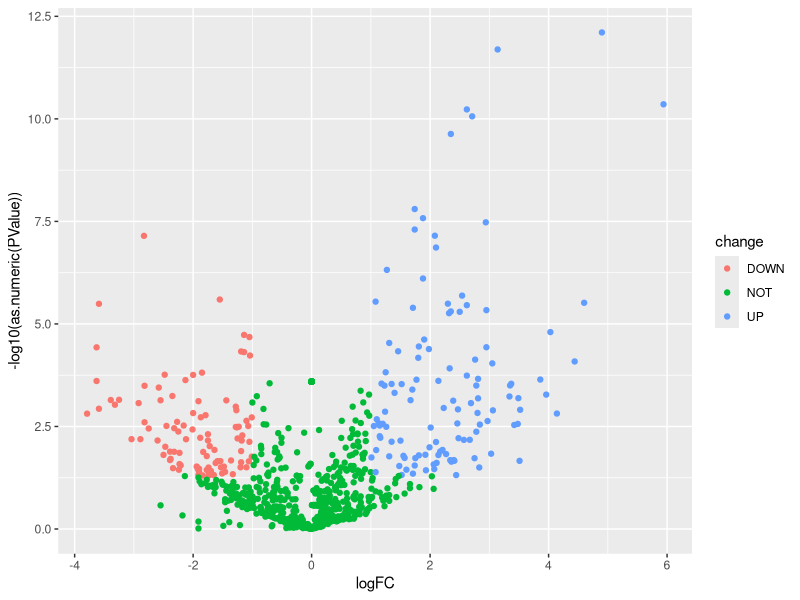
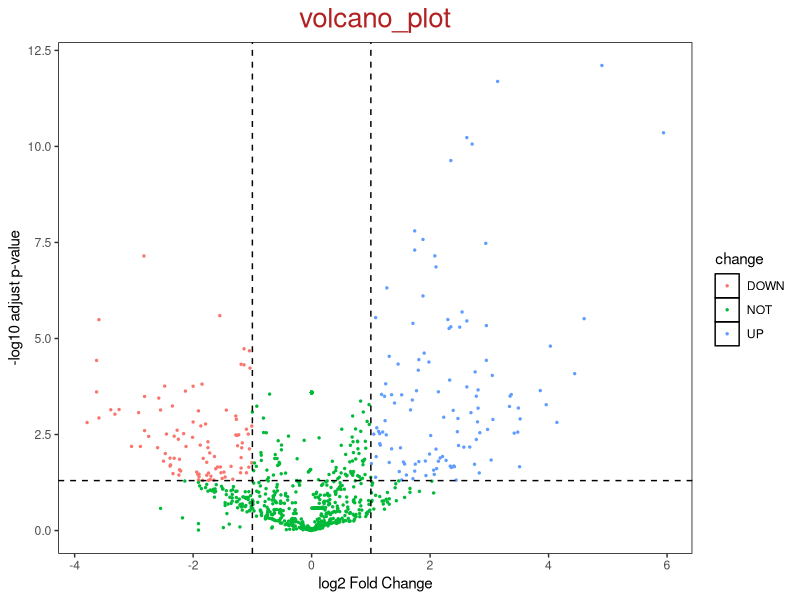
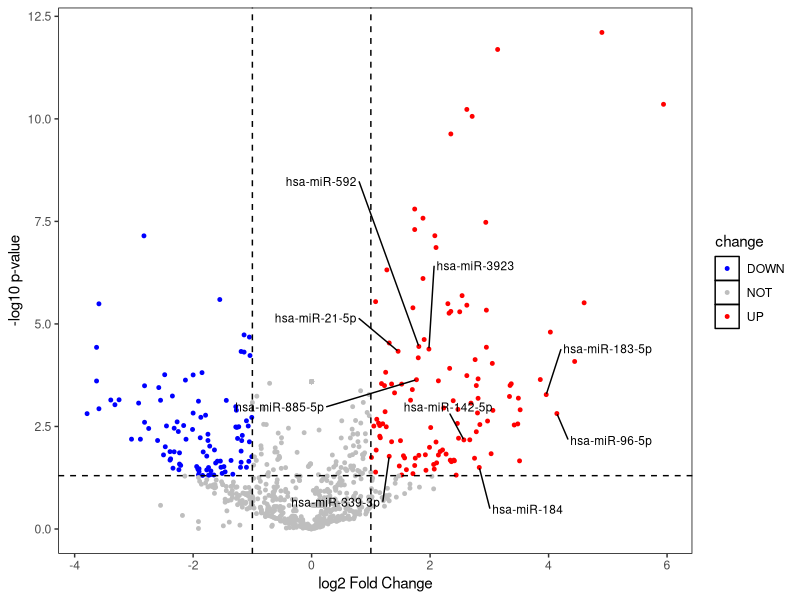

These charts were generated, in order, by the following R code: (Note: this script raises an error after producing the figures.)
library(ggplot2)
rm(list = ls())
# 添加点标签
library(ggrepel)
logFC_cutoff=1
padj=0.05

DEG = read.table('GSE59247.top.table-1.tsv',sep="\t",header=T,check.names=F)
rownames(DEG) <- DEG[,1]
DEG <- DEG[,-1]

# 添加显著性标签
DEG$change <- factor(ifelse(DEG$PValue < padj & abs(DEG$logFC) > logFC_cutoff,
                            ifelse(DEG$logFC > logFC_cutoff ,'UP','DOWN'),
                            'NOT'))

significant = subset(DEG[c('hsa-miR-21-5p','hsa-miR-96-5p','hsa-miR-183-5p','hsa-miR-592','hsa-miR-3923','hsa-miR-885-5p','hsa-miR-142-5p','hsa-miR-339-3p','hsa-miR-184'),])



g <- ggplot(DEG,aes(logFC,-log10(as.numeric(PValue)),color=change))

g + geom_point()

g + geom_point(size = 0.5) + 
  labs(x = 'log2 Fold Change', y = '-log10 adjust p-value', title = 'volcano_plot') + 
  theme(plot.title = element_text(hjust = 0.5, size = 20,color = 'firebrick'), 
        panel.grid = element_blank(), 
        panel.background = element_rect(color = 'black', fill = 'transparent'), 
        legend.key = element_rect(fill = 'transparent')) + 
  geom_vline(xintercept = c(-logFC_cutoff, logFC_cutoff), lty = 2, color = 'black') +  #添加阈值线
  geom_hline(yintercept = -log10(padj), lty = 2, color = 'black') 


g + geom_point(size = 1) + 
  labs(x = 'log2 Fold Change', y = '-log10 p-value') + 
  theme(plot.title = element_text(hjust = 0.5, size = 15,color = 'firebrick'), 
        panel.grid = element_blank(), 
        panel.background = element_rect(color = 'black', fill = 'transparent'), 
        legend.key = element_rect(fill = 'transparent')) + 
  scale_color_manual(values =c('UP' = 'red', 'DOWN' = 'blue', 'NOT' = 'gray'))+
  geom_vline(xintercept = c(-logFC_cutoff, logFC_cutoff), lty = 2, color = 'black') +  #添加阈值线
  geom_hline(yintercept = -log10(padj), lty = 2, color = 'black') +
  geom_text_repel(data = significant,aes(label = rownames(significant)),
                  max.overlaps = 10000, # 最大覆盖率，当点很多时，有些标记会被覆盖，调大该值则不被覆盖
                  size=3,col = 'black',box.padding = unit(2, 'lines'),segment.color = 'black', show.legend = FALSE)


ggsave('volcano_plot_GSE59247.svg',height = 20,width = 30,units = 'cm')
?ggsave
install.packages("svglite")
